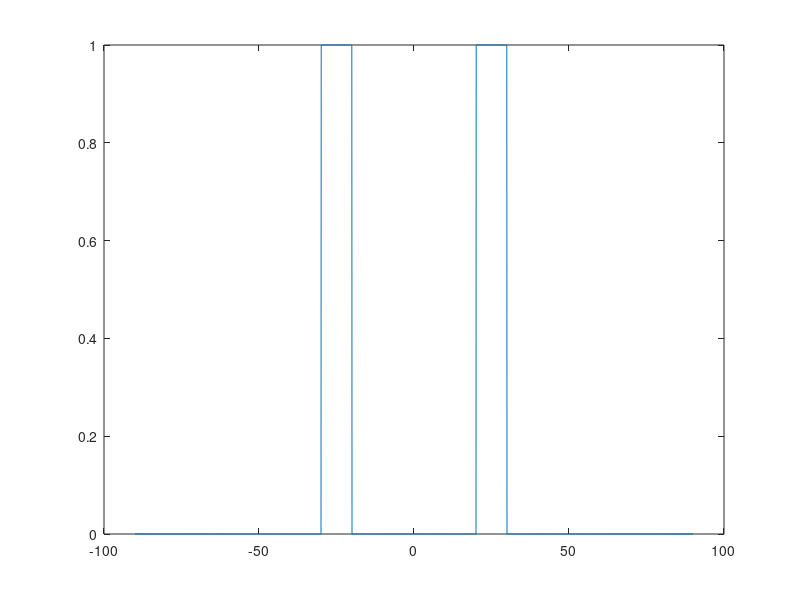

MATLAB code for this plot: (Note: this script raises an error after producing the figure.)
%% UPALIB in article: 
%% Complexity Reduction in Beamforming of Uniform Array Antennas for MIMO Radars Section III.A
%% It is written by Elahe Faghand
clc
clear
format long
N = 30; % number of antennas
of = 1; 
i = 1;
M1 = -30; % strart point
M2 = 30;  % stop point
%%
gamma = (-1:0.001:1);  % 2001 points are considered
theta = (asin(gamma))' ;
tt = theta * 180/pi;
L = length(theta);
%%
m1 = -M2;
m2 = -M1;
%% making members of UPA library
for p = m1 : of : m2
o = exp(1i * pi * (0 : N-1) * tan(p * pi/180));
pp0(i,:,:) = o'*o;
i = i + 1;
end
m = m2 - m1 + 1;
t = sin(theta);
o = zeros(N);
%%  one lobe desired beam pattern
% pl1 = sin(pi/180 * M1);
% ph1 = sin(pi/180 * M2);
% r = (1.*(t>pl1).*(t<ph1));
%% 2 lobes desired beam pattern
p=sin(pi/180*-30);
ph=sin(pi/180*-20);
p2=sin(pi/180*20);
ph2=sin(pi/180*30);  
r=((1.*(t>p).*(t<ph)))+(1.*(t>p2).*(t<ph2));
figure, plot(tt,r)
%% 3 lobes desired beam pattern
% in this case put M1 = -50; M2 = 60;

% p=sin(pi/180*-50);
% ph=sin(pi/180*-40);
% p2=sin(pi/180*-15);
% ph2=sin(pi/180*15);  
% p3=sin(pi/180*40);
% ph3=sin(pi/180*60); 
% r=((1.*(t>p).*(t<ph)))+(1.*(t>p2).*(t<ph2))+(1.*(t>p3).*(t<ph3));
%% steering vector
A = zeros(L,N^2);
for l = 1:L
    aT = exp(  1j * pi*(0:N-1) * sin(theta(l)) ).'; % steering vector
    A(l,:) = kron(aT.',aT');
end
cvx_begin quiet
%%  Coefficient Assignment
 variable co(m)       
for i = 1:m
    su0(:,:) = pp0(i,:,:);  
    o = co(i) * su0 + o;   
end
tic
%% Optimization algorithm
minimize(norm(r - A * vec(o),2))
 subject to
    co>= 0;
cvx_end
toc;
%% Plot
P_sqp=zeros(1,L);
for l = 1:L
    et = exp(1j * pi * (0:N-1) * sin(theta(l))).';
    P_sqp(l) = et' * o * et;
end
plot(tt,10 * log10 (abs(P_sqp))), grid on, hold on
%% MSE
MSE = 1/L * ((r - P_sqp')' * (r - P_sqp'));
